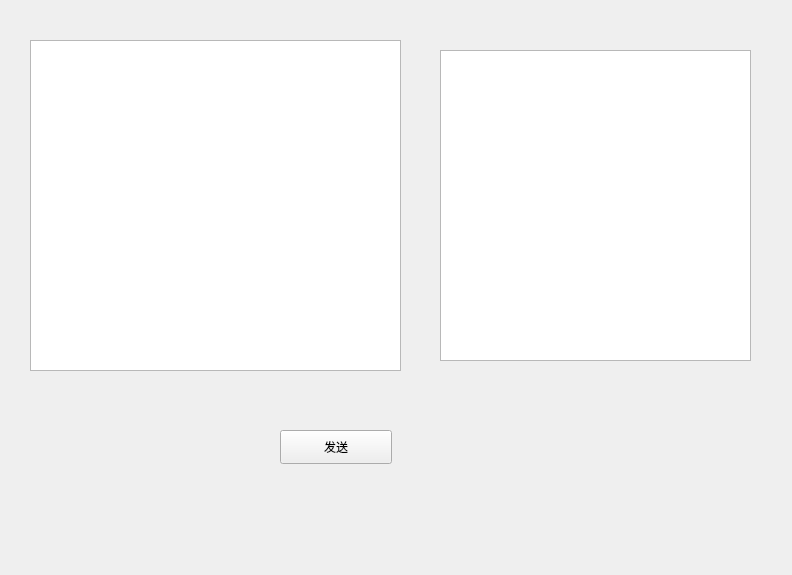
<?xml version="1.0" encoding="UTF-8"?>
<ui version="4.0">
 <class>MyClient</class>
 <widget class="QWidget" name="MyClient">
  <property name="geometry">
   <rect>
    <x>0</x>
    <y>0</y>
    <width>792</width>
    <height>575</height>
   </rect>
  </property>
  <property name="windowTitle">
   <string>MyClient</string>
  </property>
  <widget class="QTextEdit" name="textEdit">
   <property name="geometry">
    <rect>
     <x>30</x>
     <y>40</y>
     <width>371</width>
     <height>331</height>
    </rect>
   </property>
  </widget>
  <widget class="QPushButton" name="pushButton">
   <property name="geometry">
    <rect>
     <x>280</x>
     <y>430</y>
     <width>112</width>
     <height>34</height>
    </rect>
   </property>
   <property name="text">
    <string>发送</string>
   </property>
  </widget>
  <widget class="QTextBrowser" name="textBrowser">
   <property name="geometry">
    <rect>
     <x>440</x>
     <y>50</y>
     <width>311</width>
     <height>311</height>
    </rect>
   </property>
  </widget>
 </widget>
 <layoutdefault spacing="6" margin="11"/>
 <resources/>
 <connections/>
</ui>
